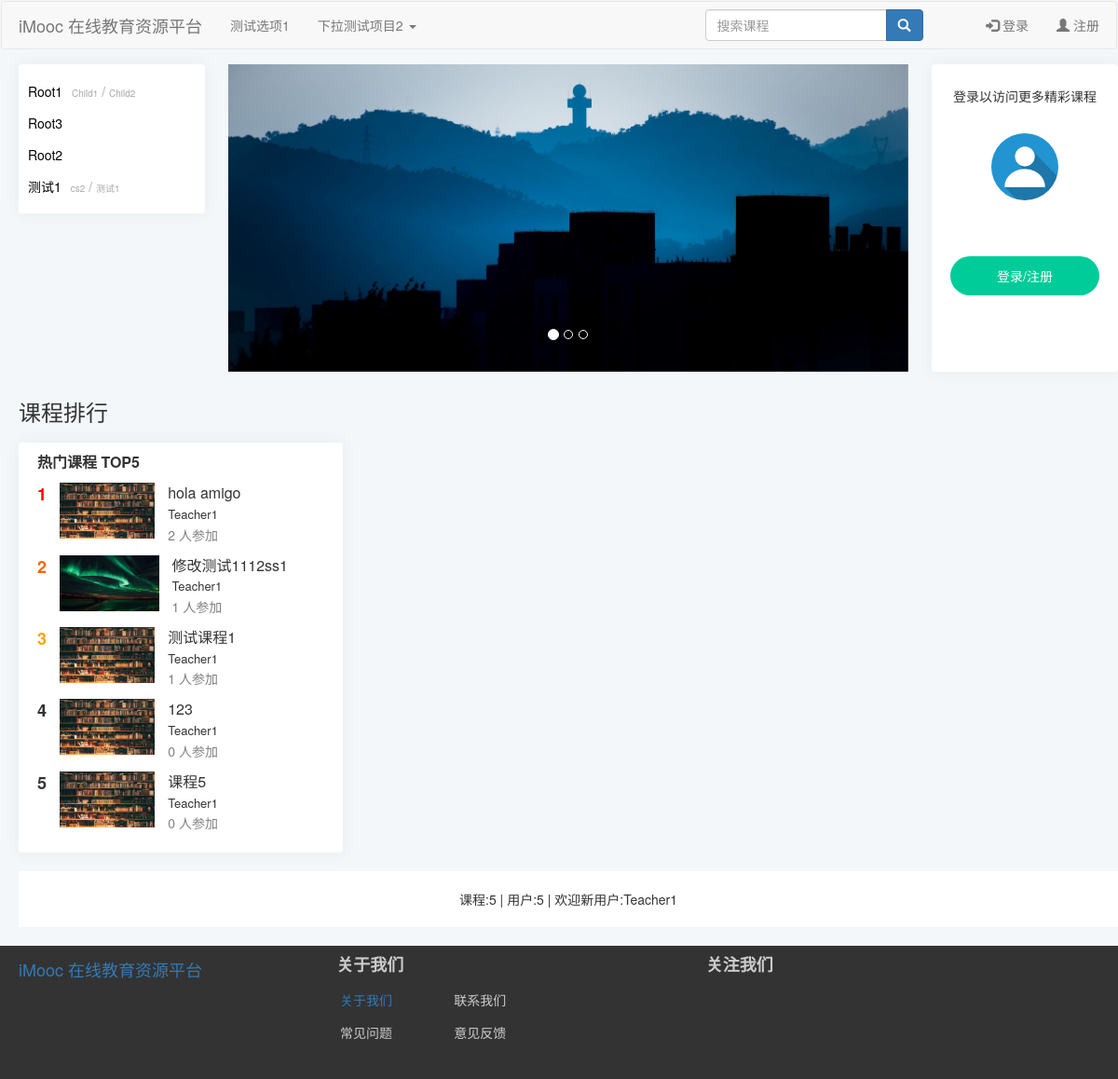
The page / on the database its author committed.
### index/models.py (models this page shows, shortened)
class CourseCategory(models.Model):
    CategoryID = models.AutoField(primary_key=True,verbose_name='分类编号')
    CategoryName = models.CharField(verbose_name='分类名',max_length=64)
    Is_Root = models.BooleanField(verbose_name='根分类',default=True,editable=False)
    DisplayOrder = models.PositiveIntegerField(verbose_name='显示顺序',default=1)
    ParentID = models.ForeignKey(
        'self',
        on_delete=models.CASCADE,
        limit_choices_to={'Is_Root':1},
        null=True,
        blank=True,)
    def __str__(self) -> str:
        return self.CategoryName
    class Meta:
        ordering = ["-CategoryID"]
        verbose_name = '课程分类'
        verbose_name_plural = '课程分类'

class Course(models.Model):
    status = (
        ('1','未开课'),
        ('2','已开课'),
        ('3','已结课'),
    )
    Course_Name = models.CharField(verbose_name="课程名称",max_length=64)
    Course_Teacher = models.ForeignKey(
        'Users',
        on_delete=models.CASCADE,
        limit_choices_to={'access':'teacher'},
        null=True,
        blank=True,
    )
    Course_Info = models.TextField(verbose_name="课程说明",default='暂未设置')
    Course_Goal = models.TextField(verbose_name="课程目标",default='暂未设置')
    Grade_Requirements = models.TextField(verbose_name="成绩要求",default='暂未设置')
    Reference = models.TextField(verbose_name="参考资料",default='暂未设置')
    QA  = models.TextField(verbose_name="常见问题",null=True,blank=True,default='暂未设置')
    Course_Img = models.ImageField(verbose_name="课程图片",null=True,upload_to="Course_Img",blank=True,default='material/defaultCourseImage.jpg')
    Stu_Count = models.PositiveIntegerField(verbose_name="选课人数",default=0)
    Course_Chapter = models.TextField(verbose_name="课程章节",null=True,blank=True,default='[{"title":"New Node","key":"1"}]')
    Course_Category = models.ForeignKey(
        'CourseCategory',
        verbose_name="课程分类",
        on_delete=models.CASCADE,
        limit_choices_to={'Is_Root':0},
        null=True,
        blank=True,)
    View_Count = models.PositiveIntegerField(verbose_name="访问人数",default=0)
    Status = models.CharField(verbose_name="课程状态",max_length=16,choices=status,default='1')
    Starting_Time = models.DateTimeField(verbose_name="开课时间",auto_now_add=True)
    Ending_Time = models.DateTimeField(verbose_name="结课时间")
    class Meta:
        ordering = ["-Starting_Time"]
        verbose_name = '课程'
        verbose_name_plural = '课程'

class Users(models.Model):
    gender = (
        ('male','男'),
        ('female','女'),
        ('default','保密'),
    )
    access = (
        ('banned','封禁用户'),
        ('guest','访客'),
        ('student','学生'),
        ('teacher','教师'),
    )
    profile_picture = models.ImageField(verbose_name='头像',null=True,upload_to='avatar',blank=True,default='avatar/default-profile-picture.jpg')
    name = models.CharField(verbose_name='*用户名',max_length=128,unique=True,null=False)  #昵称
    real_name = models.CharField(verbose_name='真实姓名',max_length=64,null=True,blank=True) #真实姓名
    password = models.CharField(verbose_name='*密码',max_length=256,editable=False) #密码
    email = models.EmailField(verbose_name='*电子邮箱',unique=True)  #邮箱
    phone_number = models.CharField(verbose_name='手机号码',max_length=32,unique=True,null=True,blank=True)   #手机号码
    access = models.CharField(verbose_name='*权限等级',max_length=16,choices=access,default='guest')    #权限级别
    selected_courses = models.ManyToManyField('Course') #已选课程
    sex = models.CharField(verbose_name='*性别',max_length=32,choices=gender,default='default')   #性别
    create_time = models.DateTimeField(verbose_name='账号创建时间',auto_now_add=True)   #创建时间
    is_deleted = models.BooleanField(verbose_name='删除标记',default=False,editable=False) #删除标记
    def __str__(self) -> str:
        return self.name
    class Meta:
        ordering = ["-create_time"]
        verbose_name = '用户'
        verbose_name_plural = '用户'

### index/views.py (the view)
# urls.py: path('',include('index.urls')),
def index(request):
    rootlist,dict=VF.Get_Category()
    userCount,newestUser,courseCount = VF.Get_Website_Info().values() #locals()以字典形式返回所有局部变量，要用values()取出值，否则获取的为key
    recommendCourses = VF.Get_Recommend_Courses()
    return render(request, 'index/indexpage.html',locals())

### index/functions/viewFunction.py (called while the page is built)
def Get_Category(): #获取分类信息
    root = models.CourseCategory.objects.filter(Is_Root=True).order_by('DisplayOrder')
    rootlist=[]
    dict={}
    for i in range(root.count()):
        Child = models.CourseCategory.objects.filter(ParentID=root[i].CategoryID).order_by('DisplayOrder')
        ChildCategory = []
        for j in range(Child.count()):
            ChildCategory.append(str(Child[j]))
        rootlist.append(str(root[i]))
        dict[str(root[i])]=ChildCategory
    return rootlist,dict

def Get_Website_Info(): #获取网站统计数据
    userCount = models.Users.objects.all().count()
    newestUser = models.Users.objects.latest('create_time')
    courseCount = models.Course.objects.all().count()
    return locals() #locals()以字典形式返回所有局部变量

def Get_Recommend_Courses():    #获取课程排行信息
    recommendCourses = models.Course.objects.all().order_by('-Stu_Count')[:5]
    return recommendCourses

### index/templates/index/indexpage.html (shortened to what this page needs)
{% extends 'index/index.html' %}
{% load static %}
{% load threadedcomments_tags %}
    {% block extrastatic %}
    <link rel="stylesheet" type="text/css" href="{% static 'index/css/indexpage.css' %}">
    {% endblock %}
    {% block content %}
    <div class="container">
        <div class="category">
            <div id="category-container">
                {% for root,ChildCategory in dict.items %}
                <div class="content">
                    <a class="header" href="#">{{root}}</a>
                    {% for child in ChildCategory %}
                    <a class="item" href="#">{{child}}</a>
                    {% if not forloop.last %}
                    <p>/</p>
                    {% endif %}
                    {% endfor %}
                </div>
                {% endfor %}
            </div>
        </div>
        <div id="indexCarousel" class="carousel slide" data-ride="carousel">
            <ol class="carousel-indicators">
                <li data-target="#indexCarousel" data-slide-to="0" class="active"></li>
                <li data-target="#indexCarousel" data-slide-to="1"></li>
                <li data-target="#indexCarousel" data-slide-to="2"></li>
            </ol>
            <div class="carousel-inner">
                <div class="item active">
                    <img src="/media/material/AMD04661.jpg" alt="First slide">
                </div>
            </div>
        </div>
        <div class="userInfo">
            <div id="userInfo-container">
                {% if request.session.is_login == True %}
                <div class="avatar">
                    <img class="img-circle img-responsive" src="{{ request.session.avatar }}" width="72" height="72"
                        id="userInfo-avatar" alt="头像">
                </div>
                <div class="username">
                    <p>{{ request.session.user_name }}</p>
                </div>
                {% else %}
                <div class="info1">
                    <p>登录以访问更多精彩课程</p>
                </div>
                <div class="avatar">
                    <img class="img-circle img-responsive" src="/media/avatar/default-profile-picture.jpg" width="72"
                        height="72" id="userInfo-avatar" alt="头像">
                </div>
                <div class="loginRegister">
                    <p>登录/注册</p>
                </div>
                {% endif %}
            </div>
        </div>
    </div>
    <div class="CourseRank Container">
        <div class="CourseRankHeader">
            <h3>
                课程排行
            </h3>
        </div>
        <div class="Most-Popular Container">
            <span class="MPHeader">热门课程 TOP5</span>
            {% for course in recommendCourses %}
            <div class="MPContent">
                <span class="Rank{{forloop.counter}} RankNumber">{{forloop.counter}}</span>
                <img src="{{course.Course_Img.url}}" height="60px" class="courseImage">
                <div class="RankCourseInfo">
                    <p class="courseName">{{course.Course_Name}}</p>
                    <p class="Teacher">{{course.Course_Teacher}}</p>
                    <p class="stuCount">{{course.Stu_Count}} 人参加</p>
                </div>
            </div>
            {% endfor %}
        </div>
    </div>
    <div class="websiteInfo">
        <p>课程:{{courseCount}} | 用户:{{userCount}} | 欢迎新用户:{{newestUser}}</p>
    </div>
    {% endblock %}

### index/static/index/css/index.css (style rules this page uses)
body { background-color: #f3f7f9; }

### index/static/index/css/indexpage.css (style rules this page uses)
.container { margin-top:-25px; margin-bottom:30px; margin-left:-15px; min-width:1190px; }
#indexCarousel { position: abs; float: right; right:205px; width: 730px; height: 330px; }
.carousel-inner .item img { width:730px; height: 330px; max-height:330px; }
.category { position: relative; float: left; width: auto; background-color: white; border-radius: 4px; box-shadow: 0 0 20px 0 rgb(12 1 4 / 5%); }
.category .header { margin-right:6px; font-size: 14px; color: black; }
.category .item { font-size: 10px; color: #a7a7a7; }
.category p { color: #a7a7a7; }
.category .content { width: 200px; height: 34px; line-height: 34px; padding: 0px 10px; white-space:nowrap; text-overflow:ellipsis; overflow:hidden; }
.category p { display:initial; }
#category-container { margin:12px 0; }
#userInfo-container { display:flex; flex-flow:column nowrap; align-items:center; position: relative; float: right; width: 200px; height:330px; left:750px; background-color: white; border-radius: 4px; box-shadow: 0 0 20px 0 rgb(12 1 4 / 5%); }
.avatar { position:relative; top:20px; text-align:center }
.info1 { position: relative; text-align: center; margin-top:24px; }
.loginRegister { position: relative; padding: 6px 50px; top:80px; text-align: center; background-color: rgb(0,204,153); cursor: pointer; border-radius:50px; }
.loginRegister p { position:relative; top:5px; color:#fff; }
.websiteInfo { display:flex; flex-flow:column nowrap; background-color: #fff; align-items:center; width:1180px; height:60px; }
.websiteInfo p { position:relative; top:20px; }
.Most-Popular { background-color:white; width:30%; margin:20px 0; padding:10px; border-radius: 4px; box-shadow: 0 0 20px 0 rgb(12 1 4 / 5%); }
.MPHeader { font-size:medium; font-weight:600; margin:10px; }
.MPContent { margin:10px; cursor: pointer; }
.RankNumber { font-size:large; font-weight:700; vertical-align:top; margin-right:10px; }
.Rank1 { color:red; }
.Rank2 { color:rgb(255,101,0); }
.Rank3 { color:orange; }
.RankCourseInfo { display:inline-grid; position:relative; vertical-align:top; margin-left:10px; }
.RankCourseInfo p { margin-bottom:2px; }
.courseName { font-size:medium; }
.Teacher { font-size:small; }
.stuCount { color:gray; }

### rows shown on the page
CourseCategory: dict "Root1"
CourseCategory: ChildCategory "Child1"
CourseCategory: ChildCategory "Child2"
CourseCategory: dict "Root3"
CourseCategory: dict "Root2"
CourseCategory: dict "测试1"
CourseCategory: ChildCategory "cs2"
CourseCategory: ChildCategory "测试1"
Course: Course_Img (placeholder picture), Course_Name "hola amigo", Course_Teacher "Teacher1", Stu_Count "2"
Course: Course_Img (picture), Course_Name "修改测试1112ss1", Course_Teacher "Teacher1", Stu_Count "1"
Course: Course_Img (placeholder picture), Course_Name "测试课程1", Course_Teacher "Teacher1", Stu_Count "1"
Course: Course_Img (placeholder picture), Course_Name "123", Course_Teacher "Teacher1", Stu_Count "0"
Course: Course_Img (placeholder picture), Course_Name "课程5", Course_Teacher "Teacher1", Stu_Count "0"
Users: name "Teacher1"

### other values the page prints
{{ courseCount }} "5"
{{ userCount }} "5"
